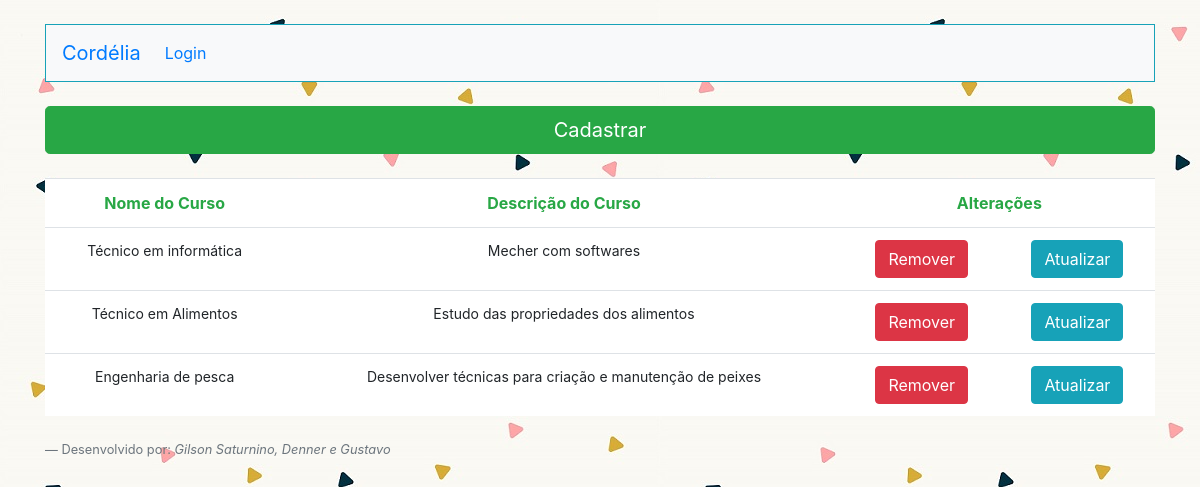
The page /ListarCurso.php on the database as committed earlier.
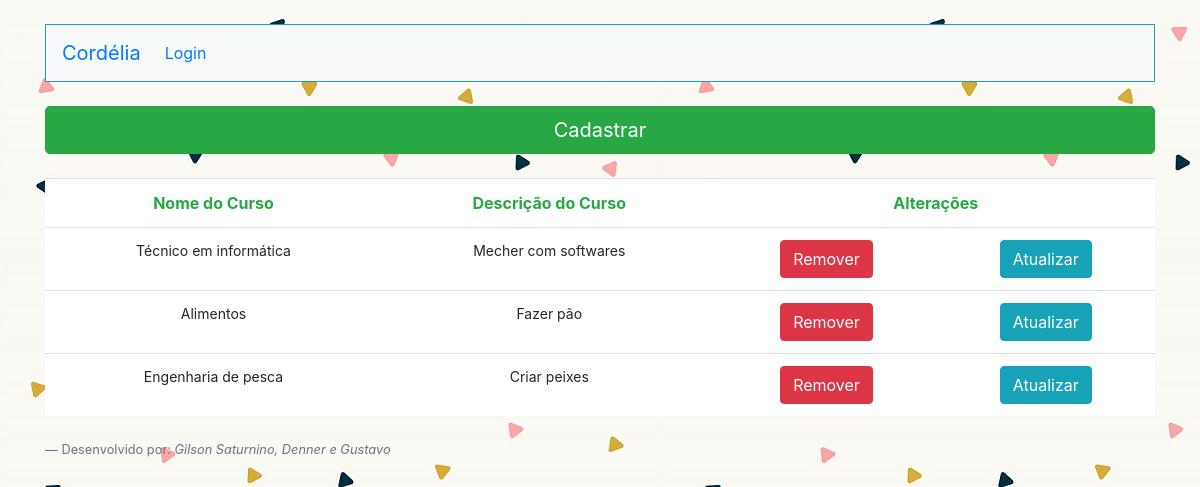
The same page on the database as committed later.
### tables this page shows
CREATE TABLE `curso` (
  `id_curso` int(11) NOT NULL,
  `nome_curso` varchar(255) NOT NULL,
  `descricao_curso` varchar(255) NOT NULL
);

### ListarCurso.php (the view, shortened to what this page needs)
<!doctype html>
<html lang="en">
  <head>
    <link rel="stylesheet" href="https://stackpath.bootstrapcdn.com/bootstrap/4.3.1/css/bootstrap.min.css">
  </head>
  <body>
        <div class="container">
            <?php
            require_once("Cabecalho.php");
            require_once("Conexao.php");
            $sql = "select * from curso";
            $resultadoSql = mysqli_query($conexao,$sql);
            $vetorUmregistro = mysqli_fetch_assoc($resultadoSql);
            $vetorTodosregistro = array();
            while($vetorUmregistro != null){
                array_push($vetorTodosregistro, $vetorUmregistro);
                $vetorUmregistro = mysqli_fetch_assoc($resultadoSql);
                }
            ?>
             <a type="submit" class="btn btn-success btn-lg btn-block mt-4" href="FormCurso.php" role="button">Cadastrar</a>
             <table class="table mt-4" style="background-color:#FFFFFF;">
                    <tr>
                        <th class="text-success text-center">Nome do Curso</th>
                        <th class="text-success text-center">Descrição do Curso</th>
                        <th class="text-success text-center" colspan="2">Alterações</th>
                    </tr>
                    <?php
        foreach ($vetorTodosregistro as $umRegistro){
    ?>
                    <tr>
                        <td class="text-center"><?=$umRegistro["nome_curso"];?></td>
                        <td class="text-center"><?=$umRegistro["descricao_curso"];?></td>
                        <td class="text-center">
                            <form action="RemoverCurso.php" method="post">
                                <button type="submit" class="btn btn-danger">Remover</button>
                            </form>
                        </td>
                        <td class="text-center">
                            <form action="FormCurso.php" method="post">
                                <button type="submit" class="btn btn-info">Atualizar</button>
                            </form>
                        </td>
                    </tr>
                    <?php
        }
    ?>
                </table>
            </div>
    <?php require_once("Footer.php"); ?>
    </body>
</html>

Rows that differ between the two databases and show on the page:
changed curso: nome_curso "Técnico em Alimentos" → "Alimentos"; descricao_curso "Estudo das propriedades dos alimentos" → "Fazer pão"
changed curso "Engenharia de pesca": descricao_curso "Desenvolver técnicas para criação e manutenção de peixes" → "Criar peixes"
